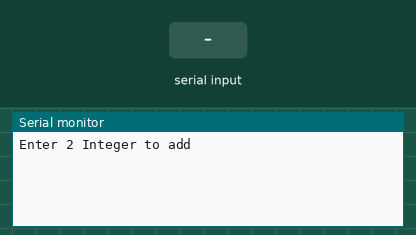
The sketch below on a simulated Arduino Uno, built with avr-gcc and run on an emulated ATmega328P. On the bench: the last lines printed to the serial monitor. Inputs (shaded band) come from the test bench.

Above: at 1.2 s.
1.3 s: "90,45\n" received over Serial
At 2.1 s:
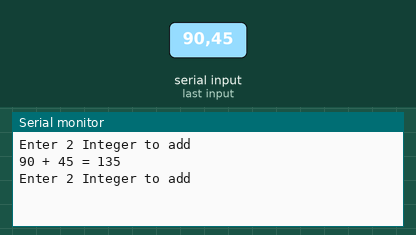
2.8 s: "30,150\n" received over Serial
At 3.4 s:
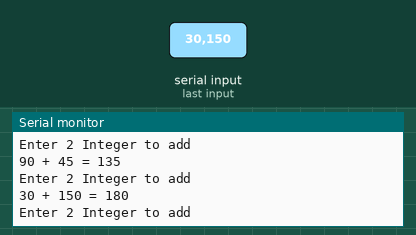

The sketch:

HW2_201924451.ino
```cpp
//HW2 - 201924451
void setup() {
  // put your setup code here, to run once:
  Serial.begin(9600);
}

void loop() {
  // put your main code here, to run repeatedly:
  Serial.println("Enter 2 Integer to add");
  int sum;
  long val1;
  long val2;
  //scan value
  while(Serial.available()==0){}
  val1 = Serial.parseInt();

  Serial.read();
  while(Serial.available()==0){}
  val2 = Serial.parseInt();

  sum=val1 + val2;

  //print result
  Serial.print(val1);
  Serial.print(" + ");
  Serial.print(val2);
  Serial.print(" = ");
  Serial.println(sum);

  Serial.read();
}
```

Measured:
- after the input at 1.3 s, the serial monitor: prints a new line at once (image 1)
- after the input at 2.8 s, the serial monitor: prints a new line at once (image 2)
